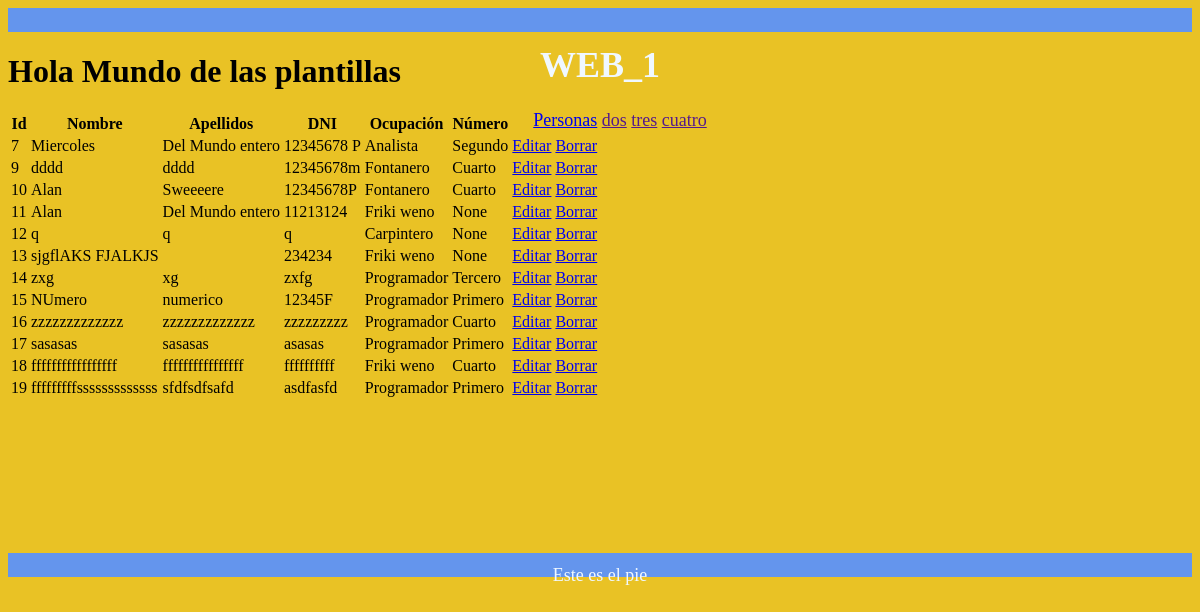
Before: / with the older database file.
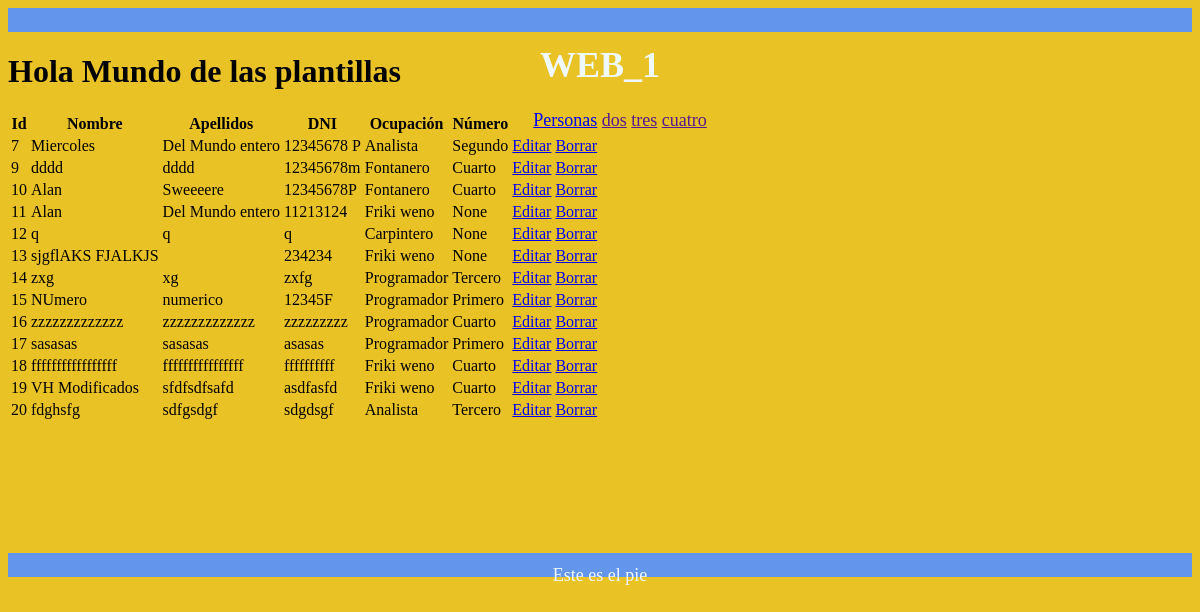
After: the same page with the newer database file.
### tables this page shows
CREATE TABLE persona (
	id INTEGER PRIMARY KEY AUTOINCREMENT,
	nombre TEXT,
	apelllidos TEXT,
	dni TEXT,
	id_ocupacion INTEGER, id_numero INTEGER,
	CONSTRAINT persona_FK FOREIGN KEY (id_ocupacion) REFERENCES T_ocupacion(id)
);

CREATE TABLE T_ocupacion (
	id INTEGER NOT NULL PRIMARY KEY AUTOINCREMENT,
	descripcion TEXT(120) NOT NULL
);

CREATE TABLE "T_numero" (
	id INTEGER NOT NULL PRIMARY KEY AUTOINCREMENT,
	descripcion TEXT(30) NOT NULL
);

### app.py (the view)
@route('/')
@jinja2_view('home.html')
def hola():
    cnx = sqlite3.connect(BASE_DATOS)
    consulta = """SELECT p.id, p.nombre,p.apelllidos ,p.dni ,to2.descripcion,tn.descripcion
                from persona p left join T_ocupacion to2
                on p.id_ocupacion =to2.id left join T_numero tn on tn.id=p.id_numero """
    cursor = cnx.execute(consulta)
    filas = cursor.fetchall()
    cnx.close()
    return {"datos": filas}

### templates/base.html (shortened to what this page needs)
<!DOCTYPE html>
<html lang="en">
<head>
    <link rel="stylesheet" href="/static/estilos.css">
</head>
<body>
    {%include 'inc_header.html'%}
    {%block content%}{%endblock%}
    {%include 'inc_footer.html'%}
</body>
</html>

### templates/home.html (shortened to what this page needs)
{%extends 'base.html'%}
{%block content%}
<div class="cuerpo" >
<h1>Hola Mundo de las plantillas</h1>
<table>
    <tr>
        <th>Id</th>
        <th>Nombre</th>
        <th>Apellidos</th>
        <th>DNI</th>
        <th>Ocupación</th>
        <th>Número</th>
    </tr>
    {% for fila in datos%}
    <tr>
        <td>{{fila[0]}}</td>
        <td>{{fila[1]}}</td>
        <td>{{fila[2]}}</td>
        <td>{{fila[3]}}</td>
        <td>{{fila[4]}}</td>
        <td>{{fila[5]}}</td>
        <td><a href="/editar/{{fila[0]}}">Editar</a></td>
        <td><a href="/borrar/{{fila[0]}}">Borrar</a></td>
    </tr>
    {%endfor%}
</table>
</div>
{%endblock%}

### templates/inc_header.html
<header><h1>WEB_1</h1>
<nav>
    <ul>
        <li><a href="/editar">Personas</a></li>
        <li><a href="">dos</a></li>
        <li><a href="">tres</a></li>
        <li><a href="">cuatro</a></li>
    </ul>
</nav>
</header>

### templates/inc_footer.html
<footer>Este es el pie</footer>

Changed rows visible on the page:
changed persona "sfdfsdfsafd": nombre "fffffffffsssssssssssss" → "VH Modificados"; descripcion "Programador" → "Friki weno"; descripcion "Primero" → "Cuarto"
added persona: id "20", nombre "fdghsfg", apelllidos "sdfgsdgf", dni "sdgdsgf", descripcion "Analista", descripcion "Tercero"
